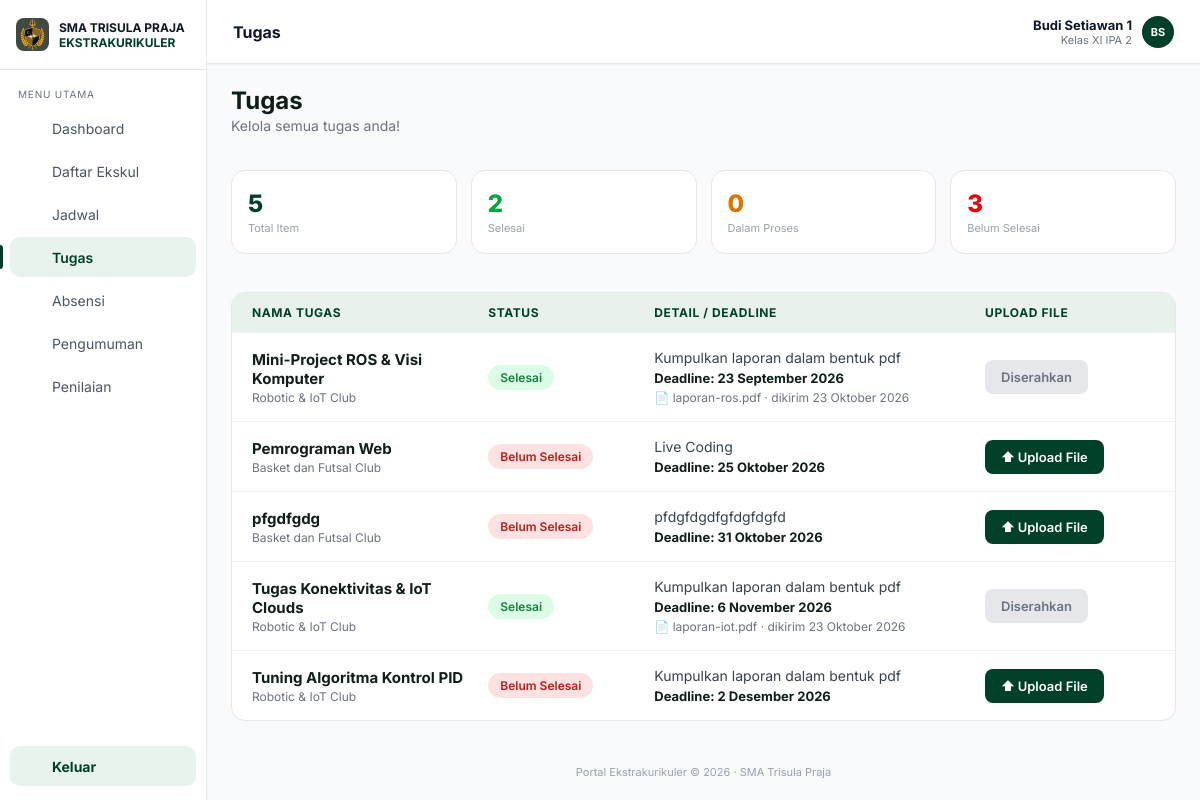
Screenshot of /portal-trisula/tugas.php (signed in) with the database file from the repository.
### tables this page shows
CREATE TABLE `users` (
  `id` int UNSIGNED NOT NULL,
  `username` varchar(50) NOT NULL,
  `password` varchar(255) NOT NULL,
  `nama` varchar(100) NOT NULL,
  `role` enum('siswa','pembimbing') NOT NULL DEFAULT 'siswa',
  `nis` varchar(20) DEFAULT NULL,
  `angkatan` year DEFAULT NULL,
  `kelas` varchar(30) DEFAULT NULL,
  `created_at` timestamp NULL DEFAULT CURRENT_TIMESTAMP
);

CREATE TABLE `ekskul_tugas` (
  `id` int UNSIGNED NOT NULL,
  `ekskul_id` int UNSIGNED NOT NULL,
  `judul` varchar(150) NOT NULL,
  `keterangan` varchar(255) NOT NULL,
  `deadline` date NOT NULL
);

CREATE TABLE `ekskul` (
  `id` int UNSIGNED NOT NULL,
  `nama` varchar(100) NOT NULL,
  `deskripsi` varchar(255) NOT NULL,
  `pembimbing` varchar(100) NOT NULL,
  `pembimbing_id` int UNSIGNED DEFAULT NULL,
  `hari` enum('Senin','Selasa','Rabu','Kamis','Jumat','Sabtu','Minggu') NOT NULL,
  `jam_mulai` time NOT NULL,
  `jam_selesai` time NOT NULL,
  `kuota` smallint UNSIGNED NOT NULL
);

CREATE TABLE `pengumpulan` (
  `id` int UNSIGNED NOT NULL,
  `tugas_id` int UNSIGNED NOT NULL,
  `siswa_id` int UNSIGNED NOT NULL,
  `nama_file` varchar(160) NOT NULL,
  `path_file` varchar(255) NOT NULL,
  `status` enum('dikirim','selesai') NOT NULL DEFAULT 'dikirim',
  `uploaded_at` datetime NOT NULL DEFAULT CURRENT_TIMESTAMP,
  `nilai` varchar(3) DEFAULT NULL,
  `pesan` varchar(255) DEFAULT NULL,
  `dinilai_at` datetime DEFAULT NULL
);

### portal-trisula/includes/auth.php (called while the page is built, shortened)
<?php
function e(?string $v): string
{
    return htmlspecialchars($v ?? '', ENT_QUOTES, 'UTF-8');
}
function is_logged_in(): bool
{
    return isset($_SESSION['user']);
}
function require_role(string $role): array
{
    return $_SESSION['user'];
}

### portal-trisula/includes/ekskul.php (called while the page is built, shortened)
<?php
function load_user(PDO $pdo, int $id): array
{
    $st = $pdo->prepare('SELECT id, nama, nis, angkatan, kelas FROM users WHERE id = ?');
    $st->execute([$id]);
    return $st->fetch() ?: ['id' => $id, 'nama' => '', 'nis' => '', 'angkatan' => '', 'kelas' => ''];
}

### portal-trisula/tugas.php (the view, shortened to what this page needs)
<?php
require __DIR__ . '/config/database.php';
require __DIR__ . '/includes/auth.php';
require __DIR__ . '/includes/siswa_layout.php';
require __DIR__ . '/includes/ekskul.php';
if (!function_exists('tgl_panjang')) {
    function tgl_panjang(string $date): string
    {
        static $b = [1 => 'Januari', 'Februari', 'Maret', 'April', 'Mei', 'Juni', 'Juli', 'Agustus', 'September', 'Oktober', 'November', 'Desember'];
        $t = strtotime($date);
        return date('j', $t) . ' ' . $b[(int) date('n', $t)] . ' ' . date('Y', $t);
    }
}
$session = require_role('siswa');
$pdo     = db();
$user    = load_user($pdo, (int) $session['id']);
$uid     = (int) $user['id'];
$st = $pdo->prepare("SELECT t.id, t.judul, t.keterangan, t.deadline, e.nama AS ekskul,
                            g.status AS gstatus, g.nama_file, g.uploaded_at
                     FROM ekskul_tugas t
                     JOIN ekskul e ON e.id = t.ekskul_id
                     JOIN pendaftaran p ON p.ekskul_id = t.ekskul_id AND p.siswa_id = ? AND p.status = 'disetujui'
                     LEFT JOIN pengumpulan g ON g.tugas_id = t.id AND g.siswa_id = ?
                     ORDER BY t.deadline, t.id");
$st->execute([$uid, $uid]);
$tugas = $st->fetchAll();
$today  = date('Y-m-d');
$hitung = ['selesai' => 0, 'proses' => 0, 'belum' => 0];
foreach ($tugas as &$t) {
    $t['state'] = $t['gstatus'] === 'selesai' ? 'selesai' : ($t['gstatus'] === 'dikirim' ? 'proses' : 'belum');
    $hitung[$t['state']]++;
}
$label = ['selesai' => ['Selesai', 'st-ok'], 'proses' => ['Dalam Proses', 'st-proc'], 'belum' => ['Belum Selesai', 'st-no']];
siswa_header('Tugas', 'tugas', $user);
?>
<div class="page-title"><h2>Tugas</h2><p>Kelola semua tugas anda!</p></div>
<section class="stats">
    <article class="stat"><strong style="color:#004029"><?= count($tugas) ?></strong><small>Total Item</small></article>
    <article class="stat"><strong style="color:#00a63e"><?= $hitung['selesai'] ?></strong><small>Selesai</small></article>
    <article class="stat"><strong style="color:#e17100"><?= $hitung['proses'] ?></strong><small>Dalam Proses</small></article>
    <article class="stat"><strong style="color:#e7000b"><?= $hitung['belum'] ?></strong><small>Belum Selesai</small></article>
</section>
<section class="panel ttable">
    <div class="trow thead"><span>NAMA TUGAS</span><span>STATUS</span><span>DETAIL / DEADLINE</span><span>UPLOAD FILE</span></div>
    <?php foreach ($tugas as $t):
        $lewat = $t['deadline'] < $today;
        [$txt, $cls] = $label[$t['state']];
    ?>
        <div class="trow">
            <span class="tname"><b><?= e($t['judul']) ?></b><small><?= e($t['ekskul']) ?></small></span>
            <span><i class="stpill <?= $cls ?>"><?= e($txt) ?></i></span>
            <span class="tdetail">
                <?= e($t['keterangan']) ?>
                <b class="dl">Deadline: <?= e(tgl_panjang($t['deadline'])) ?></b>
                <?php if ($t['nama_file']): ?><small>📄 <?= e($t['nama_file']) ?> · dikirim <?= e(tgl_panjang(substr($t['uploaded_at'], 0, 10))) ?></small><?php endif; ?>
            </span>
            <span>
                <?php if ($t['state'] === 'selesai'): ?>
                    <span class="btn-up btn-up--off">Diserahkan</span>
                <?php elseif ($lewat): ?>
                    <span class="btn-up btn-up--off">Ditutup</span>
                <?php else: ?>
                    <form method="post" enctype="multipart/form-data">
                        <label class="btn-up">
                            ⬆ <?= $t['state'] === 'proses' ? 'Ganti File' : 'Upload File' ?>
                        </label>
                    </form>
                <?php endif; ?>
            </span>
        </div>
    <?php endforeach; ?>
</section>
<?php siswa_footer();

### portal-trisula/includes/siswa_layout.php (shortened to what this page needs)
<?php
function icon(string $name): string
{
    $p = [
        'dashboard'  => '<rect x="3" y="3" width="7" height="7" rx="1"/><rect x="14" y="3" width="7" height="7" rx="1"/><rect x="3" y="14" width="7" height="7" rx="1"/><rect x="14" y="14" width="7" height="7" rx="1"/>',
        'ekskul'     => '<path d="M8 6h13M8 12h13M8 18h13"/><circle cx="4" cy="6" r="1"/><circle cx="4" cy="12" r="1"/><circle cx="4" cy="18" r="1"/>',
        'jadwal'     => '<rect x="3" y="5" width="18" height="16" rx="2"/><path d="M3 10h18M8 3v4M16 3v4"/>',
        'tugas'      => '<rect x="5" y="4" width="14" height="17" rx="2"/><path d="M9 4h6v3H9zM9 12h6M9 16h6"/>',
        'absensi'    => '<circle cx="12" cy="8" r="4"/><path d="M4 21a8 8 0 0 1 16 0"/>',
        'pengumuman' => '<rect x="3" y="7" width="18" height="12" rx="2"/><path d="M9 7V5h6v2"/>',
        'penilaian'  => '<path d="M6 20V10M12 20V4M18 20v-7"/>',
        'keluar'     => '<path d="M9 21H5a2 2 0 0 1-2-2V5a2 2 0 0 1 2-2h4M16 17l5-5-5-5M21 12H9"/>',
    ];
    return '<svg viewBox="0 0 24 24" width="20" height="20" fill="none" stroke="currentColor" stroke-width="1.8" stroke-linecap="round" stroke-linejoin="round" aria-hidden="true">' . ($p[$name] ?? '') . '</svg>';
}
function initials(string $nama): string
{
    $nama  = trim(explode(',', $nama)[0]);
    $parts = preg_split('/\s+/', $nama) ?: [];
    $out   = '';
    foreach (array_slice($parts, 0, 2) as $w) {
        $out .= mb_strtoupper(mb_substr($w, 0, 1));
    }
    return $out;
}
function siswa_header(string $title, string $active, array $user): void
{
    $menu = [
        'dashboard'  => ['Dashboard',    'dashboard_siswa.php'],
        'ekskul'     => ['Daftar Ekskul', 'daftar_ekskul.php'],
        'jadwal'     => ['Jadwal',       'jadwal.php'],
        'tugas'      => ['Tugas',        'tugas.php'],
        'absensi'    => ['Absensi',      'absensi.php'],
        'pengumuman' => ['Pengumuman',   'pengumuman.php'],
        'penilaian'  => ['Penilaian',    'penilaian.php'],
    ];
    ?>
<!DOCTYPE html>
<html lang="id">
<head>
    <link rel="stylesheet" href="assets/css/dashboard.css">
</head>
<body class="app">
<aside class="sidebar">
    <div class="brand">
        <img src="assets/img/logo.png" alt="" onerror="this.style.visibility='hidden'">
        <div><b>SMA TRISULA PRAJA</b><span>EKSTRAKURIKULER</span></div>
    </div>
    <p class="menu-label">MENU UTAMA</p>
    <nav>
        <?php foreach ($menu as $key => [$label, $href]): ?>
            <a href="<?= e($href) ?>" class="<?= $key === $active ? 'active' : '' ?>">
                <?= icon($key) ?> <span><?= e($label) ?></span>
            </a>
        <?php endforeach; ?>
    </nav>
    <a href="logout.php" class="logout"><?= icon('keluar') ?> <span>Keluar</span></a>
</aside>
<div class="content">
    <header class="top">
        <h1><?= e($title) ?></h1>
        <a href="profil.php" class="who" style="text-decoration:none;color:inherit">
            <span class="avatar" style="background:#004029"><?= e(initials($user['nama'])) ?></span>
            <div><b><?= e($user['nama']) ?></b><small><?= e($user['kelas'] ?? '') ?></small></div>
        </a>
    </header>
    <main class="page">
<?php
}
function siswa_footer(): void
{
    ?>
    </main>
    <footer class="foot">Portal Ekstrakurikuler © <?= date('Y') ?> · SMA Trisula Praja</footer>
</div>
</body>
</html>
<?php
}

### portal-trisula/assets/css/dashboard.css (style rules this page uses)
:root { --green:#004029; --green-soft:#e8f3ee; --ink:#101828; --muted:#99a1af; --line:#e5e7eb; --bg:#f8fafc; }
* { box-sizing:border-box; margin:0; padding:0; }
body.app { font-family:'Inter',system-ui,sans-serif; background:var(--bg); color:var(--ink); display:flex; min-height:100vh; font-size:14px; }
a { color:inherit; text-decoration:none; }
.sidebar { width:207px; flex:0 0 207px; background:#fff; border-right:1px solid var(--line); display:flex; flex-direction:column; position:sticky; top:0; height:100vh; }
.brand { display:flex; align-items:center; gap:10px; padding:18px 16px; border-bottom:1px solid var(--line); }
.brand img { width:33px; height:33px; border-radius:8px; background:#404942; object-fit:contain; }
.brand b { display:block; font-size:12px; font-weight:700; }
.brand span { display:block; font-size:12px; font-weight:700; color:var(--green); }
.menu-label { font-size:10px; letter-spacing:.08em; color:#6a7282; padding:18px 18px 8px; }
.sidebar nav { display:flex; flex-direction:column; gap:3px; padding:0 10px; }
.sidebar nav a, .logout { display:flex; align-items:center; gap:10px; padding:10px 12px; border-radius:10px; color:#4a5565; font-size:14px; position:relative; }
.sidebar nav a.active { background:var(--green-soft); color:var(--green); font-weight:600; }
.sidebar nav a.active::before { content:''; position:absolute; left:-10px; top:8px; bottom:8px; width:3px; background:var(--green); border-radius:0 3px 3px 0; }
.logout { margin:auto 10px 14px; background:var(--green-soft); color:var(--green); font-weight:700; }
.content { flex:1; min-width:0; display:flex; flex-direction:column; }
.top { height:64px; background:#fff; border-bottom:1px solid var(--line); box-shadow:0 1px 2px rgba(0,0,0,.04); display:flex; align-items:center; justify-content:space-between; padding:0 26px; }
.top h1 { font-size:16px; font-weight:700; }
.who { display:flex; align-items:center; gap:10px; text-align:right; }
.who b { display:block; font-size:13px; }
.who small { display:block; font-size:11px; color:#6a7282; }
.who .avatar { order:2; }
.avatar { width:32px; height:32px; border-radius:50%; display:grid; place-items:center; color:#fff; font-size:11px; font-weight:700; flex:0 0 auto; }
.page { flex:1; padding:22px 24px; display:flex; flex-direction:column; gap:18px; }
.foot { text-align:center; font-size:11px; color:var(--muted); padding:22px; }
.stats { display:grid; grid-template-columns:repeat(4,1fr); gap:14px; }
.stat { background:#fff; border:1px solid var(--line); border-radius:14px; padding:18px 16px; }
.stat strong { display:block; font-size:24px; font-weight:800; }
.stat small { font-size:11px; color:var(--muted); }
.panel { background:#fff; border:1px solid var(--line); border-radius:14px; overflow:hidden; }
.page-title h2 { font-size:20px; font-weight:700; }
.page-title p { font-size:12px; color:#6a7282; margin-top:2px; }
.page-title h2 { margin: 0; font-size: 24px; font-weight: 700; color: #0f1f17; }
.page-title p { margin: 2px 0 18px; color: #6b7280; font-size: 14px; }
.ttable { padding: 0; overflow: hidden; margin-top: 20px; }
.trow { display: grid; grid-template-columns: 1.4fr 150px 2fr 170px; gap: 16px; align-items: center; padding: 16px 20px; border-bottom: 1px solid #eef1ef; }
.trow:last-child { border-bottom: 0; }
.thead { background: #e8f1ec; color: #004029; font-size: 12px; font-weight: 700; letter-spacing: .05em; padding: 12px 20px; }
.tname { display: flex; flex-direction: column; gap: 2px; }
.tname b { font-size: 15px; color: #0f1f17; }
.tname small { color: #6b7280; font-size: 12px; }
.stpill { display: inline-block; font-style: normal; font-size: 12px; font-weight: 600; padding: 5px 12px; border-radius: 999px; white-space: nowrap; }
.st-ok { background: #dcfce7; color: #15803d; }
.st-no { background: #fee2e2; color: #b91c1c; }
.tdetail { display: flex; flex-direction: column; gap: 4px; font-size: 14px; color: #374151; }
.tdetail .dl { font-size: 13px; color: #0f1f17; }
.tdetail small { color: #6b7280; font-size: 12px; }
.btn-up { display: inline-flex; align-items: center; justify-content: center; gap: 6px; padding: 9px 16px; border-radius: 8px; background: #004029; color: #fff; font-size: 13px; font-weight: 600; cursor: pointer; border: 0; transition: background .15s; }
.btn-up--off { background: #e5e7eb; color: #6b7280; cursor: default; }

### rows the page displays
users: nama "BS", nama "Budi Setiawan 1", kelas "Kelas XI IPA 2"
ekskul_tugas: judul "Mini-Project ROS & Visi Komputer", ekskul.nama "Robotic & IoT Club", txt "Selesai", keterangan "Kumpulkan laporan dalam bentuk pdf", deadline "23 September 2026", pengumpulan.nama_file "laporan-ros.pdf", pengumpulan.uploaded_at "23 Oktober 2026", shows "Diserahkan"
ekskul_tugas: judul "Pemrograman Web", ekskul.nama "Basket dan Futsal Club", txt "Belum Selesai", keterangan "Live Coding", deadline "25 Oktober 2026", shows "Upload File"
ekskul_tugas: judul "pfgdfgdg", ekskul.nama "Basket dan Futsal Club", txt "Belum Selesai", keterangan "pfdgfdgdfgfdgfdgfd", deadline "31 Oktober 2026", shows "Upload File"
ekskul_tugas: judul "Tugas Konektivitas & IoT Clouds", ekskul.nama "Robotic & IoT Club", txt "Selesai", keterangan "Kumpulkan laporan dalam bentuk pdf", deadline "6 November 2026", pengumpulan.nama_file "laporan-iot.pdf", pengumpulan.uploaded_at "23 Oktober 2026", shows "Diserahkan"
ekskul_tugas: judul "Tuning Algoritma Kontrol PID", ekskul.nama "Robotic & IoT Club", txt "Belum Selesai", keterangan "Kumpulkan laporan dalam bentuk pdf", deadline "2 Desember 2026", shows "Upload File"

### other values shown
$label "Dashboard"
$label "Daftar Ekskul"
$label "Jadwal"
$label "Tugas"
$label "Absensi"
$label "Pengumuman"
$label "Penilaian"
$title "Tugas"
count($tugas) "5"
$hitung['selesai'] "2"
$hitung['proses'] "0"
$hitung['belum'] "3"
